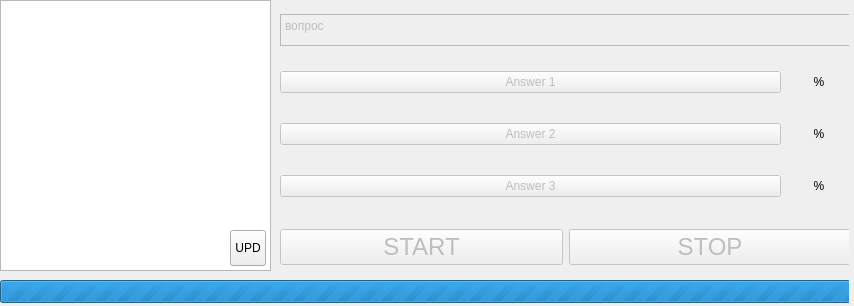
<?xml version="1.0" encoding="UTF-8"?>
<ui version="4.0">
 <class>AKlever</class>
 <widget class="QMainWindow" name="AKlever">
  <property name="geometry">
   <rect>
    <x>0</x>
    <y>0</y>
    <width>854</width>
    <height>306</height>
   </rect>
  </property>
  <property name="windowTitle">
   <string>AKlever</string>
  </property>
  <widget class="QWidget" name="centralwidget">
   <property name="minimumSize">
    <size>
     <width>849</width>
     <height>306</height>
    </size>
   </property>
   <property name="maximumSize">
    <size>
     <width>849</width>
     <height>306</height>
    </size>
   </property>
   <widget class="QListWidget" name="startData">
    <property name="geometry">
     <rect>
      <x>0</x>
      <y>0</y>
      <width>271</width>
      <height>271</height>
     </rect>
    </property>
    <property name="frameShape">
     <enum>QFrame::StyledPanel</enum>
    </property>
   </widget>
   <widget class="QWidget" name="gridLayoutWidget">
    <property name="geometry">
     <rect>
      <x>280</x>
      <y>0</y>
      <width>571</width>
      <height>218</height>
     </rect>
    </property>
    <layout class="QGridLayout" name="gridLayout">
     <item row="1" column="0">
      <layout class="QHBoxLayout" name="horizontalLayout_4">
       <item>
        <widget class="QPushButton" name="answer1">
         <property name="enabled">
          <bool>false</bool>
         </property>
         <property name="text">
          <string>Answer 1</string>
         </property>
        </widget>
       </item>
       <item>
        <widget class="QLabel" name="probab1">
         <property name="maximumSize">
          <size>
           <width>64</width>
           <height>32</height>
          </size>
         </property>
         <property name="text">
          <string>%</string>
         </property>
         <property name="alignment">
          <set>Qt::AlignCenter</set>
         </property>
        </widget>
       </item>
      </layout>
     </item>
     <item row="4" column="0">
      <layout class="QHBoxLayout" name="horizontalLayout">
       <item>
        <widget class="QPushButton" name="answer3">
         <property name="enabled">
          <bool>false</bool>
         </property>
         <property name="text">
          <string>Answer 3</string>
         </property>
        </widget>
       </item>
       <item>
        <widget class="QLabel" name="probab3">
         <property name="maximumSize">
          <size>
           <width>64</width>
           <height>32</height>
          </size>
         </property>
         <property name="text">
          <string>%</string>
         </property>
         <property name="alignment">
          <set>Qt::AlignCenter</set>
         </property>
        </widget>
       </item>
      </layout>
     </item>
     <item row="2" column="0">
      <layout class="QHBoxLayout" name="horizontalLayout_3">
       <item>
        <widget class="QPushButton" name="answer2">
         <property name="enabled">
          <bool>false</bool>
         </property>
         <property name="text">
          <string>Answer 2</string>
         </property>
        </widget>
       </item>
       <item>
        <widget class="QLabel" name="probab2">
         <property name="maximumSize">
          <size>
           <width>64</width>
           <height>32</height>
          </size>
         </property>
         <property name="text">
          <string>%</string>
         </property>
         <property name="alignment">
          <set>Qt::AlignCenter</set>
         </property>
        </widget>
       </item>
      </layout>
     </item>
     <item row="0" column="0">
      <widget class="QPlainTextEdit" name="question">
       <property name="enabled">
        <bool>false</bool>
       </property>
       <property name="maximumSize">
        <size>
         <width>16777215</width>
         <height>32</height>
        </size>
       </property>
       <property name="cursor" stdset="0">
        <cursorShape>WhatsThisCursor</cursorShape>
       </property>
       <property name="lineWrapMode">
        <enum>QPlainTextEdit::WidgetWidth</enum>
       </property>
       <property name="readOnly">
        <bool>true</bool>
       </property>
       <property name="plainText">
        <string>вопрос</string>
       </property>
       <property name="centerOnScroll">
        <bool>true</bool>
       </property>
      </widget>
     </item>
    </layout>
   </widget>
   <widget class="QProgressBar" name="progressBar">
    <property name="geometry">
     <rect>
      <x>0</x>
      <y>280</y>
      <width>851</width>
      <height>23</height>
     </rect>
    </property>
    <property name="cursor">
     <cursorShape>WaitCursor</cursorShape>
    </property>
    <property name="minimum">
     <number>0</number>
    </property>
    <property name="maximum">
     <number>0</number>
    </property>
    <property name="value">
     <number>-1</number>
    </property>
    <property name="textVisible">
     <bool>false</bool>
    </property>
    <property name="invertedAppearance">
     <bool>false</bool>
    </property>
    <property name="textDirection">
     <enum>QProgressBar::TopToBottom</enum>
    </property>
    <property name="format">
     <string>TIME</string>
    </property>
   </widget>
   <widget class="QToolButton" name="updateButton">
    <property name="geometry">
     <rect>
      <x>230</x>
      <y>230</y>
      <width>36</width>
      <height>36</height>
     </rect>
    </property>
    <property name="text">
     <string>UPD</string>
    </property>
   </widget>
   <widget class="QWidget" name="horizontalLayoutWidget">
    <property name="geometry">
     <rect>
      <x>280</x>
      <y>220</y>
      <width>571</width>
      <height>54</height>
     </rect>
    </property>
    <layout class="QHBoxLayout" name="horizontalLayout_2">
     <item>
      <widget class="QPushButton" name="startBtn">
       <property name="enabled">
        <bool>false</bool>
       </property>
       <property name="font">
        <font>
         <pointsize>18</pointsize>
        </font>
       </property>
       <property name="text">
        <string>START</string>
       </property>
       <property name="checkable">
        <bool>false</bool>
       </property>
       <property name="autoDefault">
        <bool>false</bool>
       </property>
       <property name="default">
        <bool>false</bool>
       </property>
       <property name="flat">
        <bool>false</bool>
       </property>
      </widget>
     </item>
     <item>
      <widget class="QPushButton" name="stopBtn">
       <property name="enabled">
        <bool>false</bool>
       </property>
       <property name="font">
        <font>
         <pointsize>18</pointsize>
        </font>
       </property>
       <property name="text">
        <string>STOP</string>
       </property>
      </widget>
     </item>
    </layout>
   </widget>
  </widget>
 </widget>
 <resources/>
 <connections/>
</ui>
